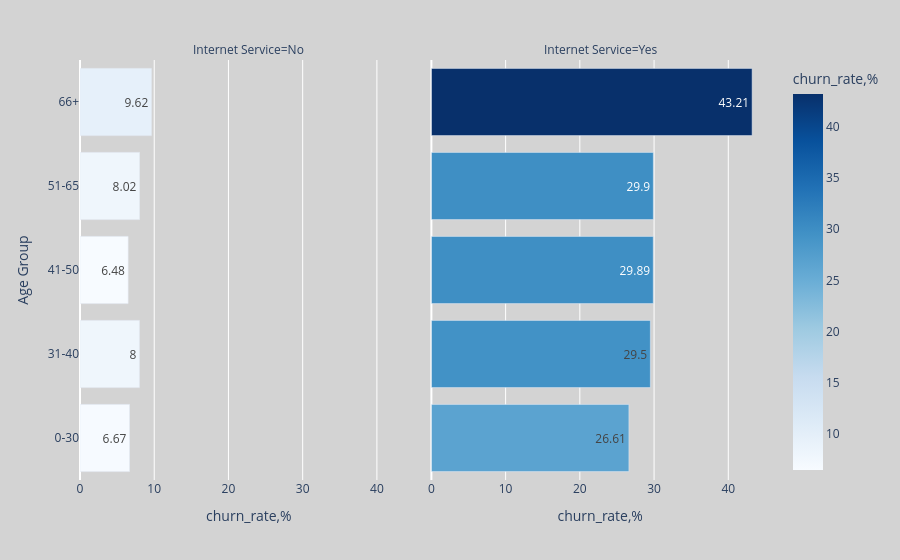

Here is the notebook cell this chart was saved with:
### Code cell
import plotly.express as px

churn_pm = df.assign(churn_clients = np.where(df['Churn Value']== 1,df['Customer ID'],None))\
   .groupby(['Age Group','Internet Service']).agg({'churn_clients':'count'}).reset_index()
pm_clients = df.groupby(['Age Group','Internet Service'])['Customer ID'].count().reset_index()
pm_data = pm_clients.join(churn_pm.set_index(['Age Group','Internet Service']), on=['Age Group','Internet Service'])

pm_data['churn_rate,%'] = round(((pm_data['churn_clients']/pm_data['Customer ID']) * 100),2)
fig = px.bar(pm_data.sort_values('churn_rate,%'),
             x='churn_rate,%',
             y='Age Group',
             facet_col = 'Internet Service',
             color = 'churn_rate,%',
             text = 'churn_rate,%',
             color_continuous_scale='Blues')

fig.update_layout(
    plot_bgcolor='lightgray',  # Background color of the plot
    paper_bgcolor='lightgray',  # Background color of the paper (area outside the plot)
    yaxis=dict(categoryorder='array', categoryarray=age_labels)  # Set category order for y-axis
)
fig.show()

### Figure 1 — Plotly figure (JSON) as saved in the notebook; plotly's stock layout.template omitted (floating-point values rounded to 4 significant figures)
{"data": [{"alignmentgroup": "True", "hovertemplate": "Internet Service=No<br>churn_rate,%=%{marker.color}<br>Age Group=%{y}<extra></extra>", "legendgroup": "", "marker": {"color": [6.48, 6.67, 8, 8.02, 9.62], "coloraxis": "coloraxis", "pattern": {"shape": ""}}, "name": "", "offsetgroup": "", "orientation": "h", "showlegend": false, "text": [6.48, 6.67, 8, 8.02, 9.62], "textposition": "auto", "type": "bar", "x": [6.48, 6.67, 8, 8.02, 9.62], "xaxis": "x", "y": ["41-50", "0-30", "31-40", "51-65", "66+"], "yaxis": "y"}, {"alignmentgroup": "True", "hovertemplate": "Internet Service=Yes<br>churn_rate,%=%{marker.color}<br>Age Group=%{y}<extra></extra>", "legendgroup": "", "marker": {"color": [26.61, 29.5, 29.89, 29.9, 43.21], "coloraxis": "coloraxis", "pattern": {"shape": ""}}, "name": "", "offsetgroup": "", "orientation": "h", "showlegend": false, "text": [26.61, 29.5, 29.89, 29.9, 43.21], "textposition": "auto", "type": "bar", "x": [26.61, 29.5, 29.89, 29.9, 43.21], "xaxis": "x2", "y": ["0-30", "31-40", "41-50", "51-65", "66+"], "yaxis": "y2"}], "layout": {"annotations": [{"font": {}, "showarrow": false, "text": "Internet Service=No", "x": 0.245, "xanchor": "center", "xref": "paper", "y": 1, "yanchor": "bottom", "yref": "paper"}, {"font": {}, "showarrow": false, "text": "Internet Service=Yes", "x": 0.755, "xanchor": "center", "xref": "paper", "y": 1, "yanchor": "bottom", "yref": "paper"}], "barmode": "relative", "coloraxis": {"colorbar": {"title": {"text": "churn_rate,%"}}, "colorscale": [[0, "rgb(247,251,255)"], [0.125, "rgb(222,235,247)"], [0.25, "rgb(198,219,239)"], [0.375, "rgb(158,202,225)"], [0.5, "rgb(107,174,214)"], [0.625, "rgb(66,146,198)"], [0.75, "rgb(33,113,181)"], [0.875, "rgb(8,81,156)"], [1, "rgb(8,48,107)"]]}, "legend": {"tracegroupgap": 0}, "margin": {"t": 60}, "paper_bgcolor": "lightgray", "plot_bgcolor": "lightgray", "xaxis": {"anchor": "y", "domain": [0, 0.49], "title": {"text": "churn_rate,%"}}, "xaxis2": {"anchor": "y2", "domain": [0.51, 1], "matches": "x", "title": {"text": "churn_rate,%"}}, "yaxis": {"anchor": "x", "categoryarray": ["0-30", "31-40", "41-50", "51-65", "66+"], "categoryorder": "array", "domain": [0, 1], "title": {"text": "Age Group"}}, "yaxis2": {"anchor": "x2", "domain": [0, 1], "matches": "y", "showticklabels": false}}}
